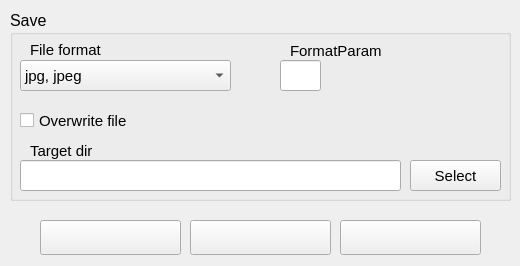
<?xml version="1.0" encoding="UTF-8"?>
<ui version="4.0">
 <class>kbvBatchWizardClass</class>
 <widget class="QDialog" name="kbvBatchWizardClass">
  <property name="windowModality">
   <enum>Qt::WindowModal</enum>
  </property>
  <property name="geometry">
   <rect>
    <x>0</x>
    <y>0</y>
    <width>520</width>
    <height>266</height>
   </rect>
  </property>
  <property name="sizePolicy">
   <sizepolicy hsizetype="Preferred" vsizetype="Preferred">
    <horstretch>0</horstretch>
    <verstretch>0</verstretch>
   </sizepolicy>
  </property>
  <property name="minimumSize">
   <size>
    <width>400</width>
    <height>200</height>
   </size>
  </property>
  <property name="windowTitle">
   <string notr="true"/>
  </property>
  <property name="toolTip">
   <string notr="true"/>
  </property>
  <property name="statusTip">
   <string notr="true"/>
  </property>
  <property name="whatsThis">
   <string notr="true"/>
  </property>
  <property name="accessibleName">
   <string notr="true"/>
  </property>
  <property name="accessibleDescription">
   <string notr="true"/>
  </property>
  <property name="windowFilePath">
   <string notr="true"/>
  </property>
  <property name="modal">
   <bool>false</bool>
  </property>
  <widget class="QPushButton" name="middleButton">
   <property name="geometry">
    <rect>
     <x>190</x>
     <y>220</y>
     <width>141</width>
     <height>35</height>
    </rect>
   </property>
   <property name="sizePolicy">
    <sizepolicy hsizetype="Minimum" vsizetype="Minimum">
     <horstretch>0</horstretch>
     <verstretch>0</verstretch>
    </sizepolicy>
   </property>
   <property name="minimumSize">
    <size>
     <width>91</width>
     <height>35</height>
    </size>
   </property>
   <property name="toolTip">
    <string notr="true"/>
   </property>
   <property name="statusTip">
    <string notr="true"/>
   </property>
   <property name="whatsThis">
    <string notr="true"/>
   </property>
   <property name="accessibleName">
    <string notr="true"/>
   </property>
   <property name="accessibleDescription">
    <string notr="true"/>
   </property>
   <property name="text">
    <string notr="true"/>
   </property>
   <property name="icon">
    <iconset resource="../res/editor.qrc">
     <normaloff>:/icons/button-cancel.png</normaloff>:/icons/button-cancel.png</iconset>
   </property>
   <property name="iconSize">
    <size>
     <width>22</width>
     <height>22</height>
    </size>
   </property>
   <property name="autoDefault">
    <bool>false</bool>
   </property>
  </widget>
  <widget class="QPushButton" name="rightButton">
   <property name="geometry">
    <rect>
     <x>340</x>
     <y>220</y>
     <width>141</width>
     <height>35</height>
    </rect>
   </property>
   <property name="sizePolicy">
    <sizepolicy hsizetype="Minimum" vsizetype="Minimum">
     <horstretch>0</horstretch>
     <verstretch>0</verstretch>
    </sizepolicy>
   </property>
   <property name="minimumSize">
    <size>
     <width>91</width>
     <height>35</height>
    </size>
   </property>
   <property name="toolTip">
    <string notr="true"/>
   </property>
   <property name="statusTip">
    <string notr="true"/>
   </property>
   <property name="whatsThis">
    <string notr="true"/>
   </property>
   <property name="accessibleName">
    <string notr="true"/>
   </property>
   <property name="accessibleDescription">
    <string notr="true"/>
   </property>
   <property name="text">
    <string notr="true"/>
   </property>
   <property name="icon">
    <iconset resource="../res/editor.qrc">
     <normaloff>:/icons/kbv-triangle-right.png</normaloff>:/icons/kbv-triangle-right.png</iconset>
   </property>
   <property name="iconSize">
    <size>
     <width>22</width>
     <height>22</height>
    </size>
   </property>
   <property name="shortcut">
    <string notr="true"/>
   </property>
   <property name="autoDefault">
    <bool>false</bool>
   </property>
   <property name="default">
    <bool>false</bool>
   </property>
  </widget>
  <widget class="QPushButton" name="leftButton">
   <property name="geometry">
    <rect>
     <x>40</x>
     <y>220</y>
     <width>141</width>
     <height>35</height>
    </rect>
   </property>
   <property name="sizePolicy">
    <sizepolicy hsizetype="Minimum" vsizetype="Minimum">
     <horstretch>0</horstretch>
     <verstretch>0</verstretch>
    </sizepolicy>
   </property>
   <property name="minimumSize">
    <size>
     <width>91</width>
     <height>35</height>
    </size>
   </property>
   <property name="toolTip">
    <string notr="true"/>
   </property>
   <property name="statusTip">
    <string notr="true"/>
   </property>
   <property name="whatsThis">
    <string notr="true"/>
   </property>
   <property name="accessibleName">
    <string notr="true"/>
   </property>
   <property name="accessibleDescription">
    <string notr="true"/>
   </property>
   <property name="text">
    <string notr="true"/>
   </property>
   <property name="icon">
    <iconset resource="../res/editor.qrc">
     <normaloff>:/icons/kbv-triangle-left.png</normaloff>:/icons/kbv-triangle-left.png</iconset>
   </property>
   <property name="iconSize">
    <size>
     <width>22</width>
     <height>22</height>
    </size>
   </property>
   <property name="autoDefault">
    <bool>false</bool>
   </property>
  </widget>
  <widget class="QStackedWidget" name="stackedWidget">
   <property name="geometry">
    <rect>
     <x>0</x>
     <y>0</y>
     <width>521</width>
     <height>211</height>
    </rect>
   </property>
   <property name="frameShadow">
    <enum>QFrame::Plain</enum>
   </property>
   <property name="currentIndex">
    <number>3</number>
   </property>
   <widget class="QWidget" name="pageRotate">
    <widget class="QGroupBox" name="groupRotate">
     <property name="geometry">
      <rect>
       <x>10</x>
       <y>10</y>
       <width>501</width>
       <height>201</height>
      </rect>
     </property>
     <property name="font">
      <font>
       <pointsize>12</pointsize>
      </font>
     </property>
     <property name="title">
      <string>Rotate</string>
     </property>
     <widget class="QRadioButton" name="buttonFlipVer">
      <property name="geometry">
       <rect>
        <x>40</x>
        <y>60</y>
        <width>191</width>
        <height>21</height>
       </rect>
      </property>
      <property name="font">
       <font>
        <pointsize>11</pointsize>
       </font>
      </property>
      <property name="text">
       <string>Flip vertical</string>
      </property>
      <property name="autoExclusive">
       <bool>false</bool>
      </property>
     </widget>
     <widget class="QRadioButton" name="buttonFlipHor">
      <property name="geometry">
       <rect>
        <x>40</x>
        <y>100</y>
        <width>191</width>
        <height>23</height>
       </rect>
      </property>
      <property name="font">
       <font>
        <pointsize>11</pointsize>
       </font>
      </property>
      <property name="text">
       <string>Flip horizontal</string>
      </property>
      <property name="autoExclusive">
       <bool>false</bool>
      </property>
     </widget>
     <widget class="QDial" name="dialRotate">
      <property name="geometry">
       <rect>
        <x>240</x>
        <y>50</y>
        <width>121</width>
        <height>121</height>
       </rect>
      </property>
      <property name="font">
       <font>
        <pointsize>11</pointsize>
       </font>
      </property>
      <property name="minimum">
       <number>-180</number>
      </property>
      <property name="maximum">
       <number>180</number>
      </property>
      <property name="pageStep">
       <number>90</number>
      </property>
      <property name="orientation">
       <enum>Qt::Horizontal</enum>
      </property>
      <property name="invertedAppearance">
       <bool>false</bool>
      </property>
      <property name="invertedControls">
       <bool>false</bool>
      </property>
      <property name="wrapping">
       <bool>true</bool>
      </property>
      <property name="notchTarget">
       <double>4.000000000000000</double>
      </property>
      <property name="notchesVisible">
       <bool>true</bool>
      </property>
     </widget>
     <widget class="QDoubleSpinBox" name="doubleSpinRotate">
      <property name="geometry">
       <rect>
        <x>400</x>
        <y>100</y>
        <width>71</width>
        <height>27</height>
       </rect>
      </property>
      <property name="font">
       <font>
        <pointsize>11</pointsize>
       </font>
      </property>
      <property name="alignment">
       <set>Qt::AlignRight|Qt::AlignTrailing|Qt::AlignVCenter</set>
      </property>
      <property name="accelerated">
       <bool>true</bool>
      </property>
      <property name="prefix">
       <string notr="true"/>
      </property>
      <property name="suffix">
       <string notr="true">°</string>
      </property>
      <property name="decimals">
       <number>1</number>
      </property>
      <property name="minimum">
       <double>-180.000000000000000</double>
      </property>
      <property name="maximum">
       <double>180.000000000000000</double>
      </property>
      <property name="singleStep">
       <double>0.100000000000000</double>
      </property>
      <property name="value">
       <double>0.000000000000000</double>
      </property>
     </widget>
     <widget class="QLabel" name="lblRotateLeft">
      <property name="geometry">
       <rect>
        <x>160</x>
        <y>30</y>
        <width>111</width>
        <height>21</height>
       </rect>
      </property>
      <property name="font">
       <font>
        <pointsize>11</pointsize>
       </font>
      </property>
      <property name="text">
       <string>left</string>
      </property>
      <property name="alignment">
       <set>Qt::AlignRight|Qt::AlignTrailing|Qt::AlignVCenter</set>
      </property>
     </widget>
     <widget class="QLabel" name="lblRotateRight">
      <property name="geometry">
       <rect>
        <x>330</x>
        <y>30</y>
        <width>111</width>
        <height>21</height>
       </rect>
      </property>
      <property name="font">
       <font>
        <pointsize>11</pointsize>
       </font>
      </property>
      <property name="text">
       <string>right</string>
      </property>
     </widget>
     <widget class="QLabel" name="lblFlipVer">
      <property name="geometry">
       <rect>
        <x>10</x>
        <y>50</y>
        <width>31</width>
        <height>41</height>
       </rect>
      </property>
      <property name="font">
       <font>
        <pointsize>11</pointsize>
       </font>
      </property>
      <property name="text">
       <string/>
      </property>
      <property name="pixmap">
       <pixmap resource="../res/editor.qrc">:/icons/object-flip-vertical.png</pixmap>
      </property>
     </widget>
     <widget class="QLabel" name="lblFlipHor">
      <property name="geometry">
       <rect>
        <x>10</x>
        <y>90</y>
        <width>31</width>
        <height>41</height>
       </rect>
      </property>
      <property name="font">
       <font>
        <pointsize>11</pointsize>
       </font>
      </property>
      <property name="text">
       <string/>
      </property>
      <property name="pixmap">
       <pixmap resource="../res/editor.qrc">:/icons/object-flip-horizontal.png</pixmap>
      </property>
     </widget>
     <widget class="QRadioButton" name="buttonRotateExif">
      <property name="geometry">
       <rect>
        <x>40</x>
        <y>140</y>
        <width>201</width>
        <height>23</height>
       </rect>
      </property>
      <property name="font">
       <font>
        <pointsize>11</pointsize>
       </font>
      </property>
      <property name="text">
       <string>Align by Exif rotation</string>
      </property>
      <property name="autoExclusive">
       <bool>false</bool>
      </property>
     </widget>
     <widget class="QLabel" name="lblRotateExif">
      <property name="geometry">
       <rect>
        <x>10</x>
        <y>130</y>
        <width>31</width>
        <height>41</height>
       </rect>
      </property>
      <property name="font">
       <font>
        <pointsize>11</pointsize>
       </font>
      </property>
      <property name="text">
       <string/>
      </property>
      <property name="pixmap">
       <pixmap resource="../res/editor.qrc">:/icons/object-rotate-180deg.png</pixmap>
      </property>
     </widget>
    </widget>
   </widget>
   <widget class="QWidget" name="pageTrim">
    <widget class="QGroupBox" name="groupTrim">
     <property name="geometry">
      <rect>
       <x>10</x>
       <y>10</y>
       <width>501</width>
       <height>201</height>
      </rect>
     </property>
     <property name="font">
      <font>
       <pointsize>12</pointsize>
      </font>
     </property>
     <property name="title">
      <string>Edge trimming</string>
     </property>
     <widget class="QLabel" name="lblTrimLeft">
      <property name="geometry">
       <rect>
        <x>20</x>
        <y>70</y>
        <width>211</width>
        <height>27</height>
       </rect>
      </property>
      <property name="font">
       <font>
        <pointsize>11</pointsize>
       </font>
      </property>
      <property name="text">
       <string>Trim left edge</string>
      </property>
      <property name="alignment">
       <set>Qt::AlignRight|Qt::AlignTrailing|Qt::AlignVCenter</set>
      </property>
     </widget>
     <widget class="QSpinBox" name="spinTrimLeft">
      <property name="geometry">
       <rect>
        <x>250</x>
        <y>70</y>
        <width>101</width>
        <height>27</height>
       </rect>
      </property>
      <property name="font">
       <font>
        <pointsize>11</pointsize>
       </font>
      </property>
      <property name="alignment">
       <set>Qt::AlignRight|Qt::AlignTrailing|Qt::AlignVCenter</set>
      </property>
      <property name="accelerated">
       <bool>true</bool>
      </property>
      <property name="suffix">
       <string notr="true"> px</string>
      </property>
      <property name="prefix">
       <string notr="true"/>
      </property>
      <property name="maximum">
       <number>99999</number>
      </property>
     </widget>
     <widget class="QLabel" name="lblTrimRight">
      <property name="geometry">
       <rect>
        <x>20</x>
        <y>150</y>
        <width>211</width>
        <height>27</height>
       </rect>
      </property>
      <property name="font">
       <font>
        <pointsize>11</pointsize>
       </font>
      </property>
      <property name="text">
       <string>Trim right edge</string>
      </property>
      <property name="alignment">
       <set>Qt::AlignRight|Qt::AlignTrailing|Qt::AlignVCenter</set>
      </property>
     </widget>
     <widget class="QSpinBox" name="spinTrimRight">
      <property name="geometry">
       <rect>
        <x>250</x>
        <y>150</y>
        <width>101</width>
        <height>27</height>
       </rect>
      </property>
      <property name="font">
       <font>
        <pointsize>11</pointsize>
       </font>
      </property>
      <property name="alignment">
       <set>Qt::AlignRight|Qt::AlignTrailing|Qt::AlignVCenter</set>
      </property>
      <property name="accelerated">
       <bool>true</bool>
      </property>
      <property name="suffix">
       <string> px</string>
      </property>
      <property name="prefix">
       <string notr="true"/>
      </property>
      <property name="maximum">
       <number>99999</number>
      </property>
      <property name="value">
       <number>0</number>
      </property>
     </widget>
     <widget class="QLabel" name="lblTrimTop">
      <property name="geometry">
       <rect>
        <x>20</x>
        <y>30</y>
        <width>211</width>
        <height>27</height>
       </rect>
      </property>
      <property name="font">
       <font>
        <pointsize>11</pointsize>
       </font>
      </property>
      <property name="text">
       <string>Trim top edge</string>
      </property>
      <property name="alignment">
       <set>Qt::AlignRight|Qt::AlignTrailing|Qt::AlignVCenter</set>
      </property>
     </widget>
     <widget class="QLabel" name="lblTrimBottom">
      <property name="geometry">
       <rect>
        <x>20</x>
        <y>110</y>
        <width>211</width>
        <height>27</height>
       </rect>
      </property>
      <property name="font">
       <font>
        <pointsize>11</pointsize>
       </font>
      </property>
      <property name="text">
       <string>Trim bottom edge</string>
      </property>
      <property name="alignment">
       <set>Qt::AlignRight|Qt::AlignTrailing|Qt::AlignVCenter</set>
      </property>
     </widget>
     <widget class="QSpinBox" name="spinTrimtop">
      <property name="geometry">
       <rect>
        <x>250</x>
        <y>30</y>
        <width>101</width>
        <height>27</height>
       </rect>
      </property>
      <property name="font">
       <font>
        <pointsize>11</pointsize>
       </font>
      </property>
      <property name="alignment">
       <set>Qt::AlignRight|Qt::AlignTrailing|Qt::AlignVCenter</set>
      </property>
      <property name="accelerated">
       <bool>true</bool>
      </property>
      <property name="suffix">
       <string notr="true"> px</string>
      </property>
      <property name="prefix">
       <string notr="true"/>
      </property>
      <property name="maximum">
       <number>99999</number>
      </property>
     </widget>
     <widget class="QSpinBox" name="spinTrimBottom">
      <property name="geometry">
       <rect>
        <x>250</x>
        <y>110</y>
        <width>101</width>
        <height>27</height>
       </rect>
      </property>
      <property name="font">
       <font>
        <pointsize>11</pointsize>
       </font>
      </property>
      <property name="alignment">
       <set>Qt::AlignRight|Qt::AlignTrailing|Qt::AlignVCenter</set>
      </property>
      <property name="accelerated">
       <bool>true</bool>
      </property>
      <property name="suffix">
       <string notr="true"> px</string>
      </property>
      <property name="prefix">
       <string notr="true"/>
      </property>
      <property name="maximum">
       <number>99999</number>
      </property>
     </widget>
    </widget>
   </widget>
   <widget class="QWidget" name="pageResize">
    <widget class="QGroupBox" name="groupResize">
     <property name="geometry">
      <rect>
       <x>10</x>
       <y>10</y>
       <width>501</width>
       <height>201</height>
      </rect>
     </property>
     <property name="font">
      <font>
       <pointsize>12</pointsize>
      </font>
     </property>
     <property name="toolTip">
      <string>The aspect ratio will be kept in each case.
The minimal image size must be more than 10 pixels in one direction .</string>
     </property>
     <property name="title">
      <string>Resize</string>
     </property>
     <property name="flat">
      <bool>false</bool>
     </property>
     <widget class="QDoubleSpinBox" name="spinPercent">
      <property name="geometry">
       <rect>
        <x>260</x>
        <y>160</y>
        <width>101</width>
        <height>27</height>
       </rect>
      </property>
      <property name="font">
       <font>
        <pointsize>11</pointsize>
       </font>
      </property>
      <property name="layoutDirection">
       <enum>Qt::LeftToRight</enum>
      </property>
      <property name="alignment">
       <set>Qt::AlignRight|Qt::AlignTrailing|Qt::AlignVCenter</set>
      </property>
      <property name="accelerated">
       <bool>true</bool>
      </property>
      <property name="prefix">
       <string notr="true"/>
      </property>
      <property name="suffix">
       <string notr="true"> %</string>
      </property>
      <property name="decimals">
       <number>1</number>
      </property>
      <property name="maximum">
       <double>10000.000000000000000</double>
      </property>
      <property name="singleStep">
       <double>0.100000000000000</double>
      </property>
      <property name="value">
       <double>0.000000000000000</double>
      </property>
     </widget>
     <widget class="QLabel" name="lblHeight">
      <property name="geometry">
       <rect>
        <x>10</x>
        <y>30</y>
        <width>481</width>
        <height>41</height>
       </rect>
      </property>
      <property name="font">
       <font>
        <pointsize>11</pointsize>
       </font>
      </property>
      <property name="cursor">
       <cursorShape>ArrowCursor</cursorShape>
      </property>
      <property name="toolTip">
       <string/>
      </property>
      <property name="text">
       <string>Resize to desired width or height or to a percentage of original image.</string>
      </property>
      <property name="alignment">
       <set>Qt::AlignLeading|Qt::AlignLeft|Qt::AlignVCenter</set>
      </property>
      <property name="wordWrap">
       <bool>true</bool>
      </property>
     </widget>
     <widget class="QSpinBox" name="spinHeightPixels">
      <property name="geometry">
       <rect>
        <x>260</x>
        <y>80</y>
        <width>101</width>
        <height>26</height>
       </rect>
      </property>
      <property name="font">
       <font>
        <pointsize>11</pointsize>
       </font>
      </property>
      <property name="alignment">
       <set>Qt::AlignRight|Qt::AlignTrailing|Qt::AlignVCenter</set>
      </property>
      <property name="accelerated">
       <bool>true</bool>
      </property>
      <property name="suffix">
       <string notr="true"> px</string>
      </property>
      <property name="prefix">
       <string notr="true"/>
      </property>
      <property name="maximum">
       <number>99999</number>
      </property>
     </widget>
     <widget class="QSpinBox" name="spinWidthPixels">
      <property name="geometry">
       <rect>
        <x>260</x>
        <y>120</y>
        <width>101</width>
        <height>27</height>
       </rect>
      </property>
      <property name="font">
       <font>
        <pointsize>11</pointsize>
       </font>
      </property>
      <property name="alignment">
       <set>Qt::AlignRight|Qt::AlignTrailing|Qt::AlignVCenter</set>
      </property>
      <property name="accelerated">
       <bool>true</bool>
      </property>
      <property name="suffix">
       <string notr="true"> px</string>
      </property>
      <property name="prefix">
       <string notr="true"/>
      </property>
      <property name="maximum">
       <number>99999</number>
      </property>
     </widget>
     <widget class="QLabel" name="label">
      <property name="geometry">
       <rect>
        <x>10</x>
        <y>81</y>
        <width>231</width>
        <height>27</height>
       </rect>
      </property>
      <property name="font">
       <font>
        <pointsize>11</pointsize>
       </font>
      </property>
      <property name="text">
       <string>Resize to height</string>
      </property>
      <property name="alignment">
       <set>Qt::AlignRight|Qt::AlignTrailing|Qt::AlignVCenter</set>
      </property>
     </widget>
     <widget class="QLabel" name="label_2">
      <property name="geometry">
       <rect>
        <x>10</x>
        <y>121</y>
        <width>231</width>
        <height>27</height>
       </rect>
      </property>
      <property name="font">
       <font>
        <pointsize>11</pointsize>
       </font>
      </property>
      <property name="text">
       <string>Resize to width</string>
      </property>
      <property name="alignment">
       <set>Qt::AlignRight|Qt::AlignTrailing|Qt::AlignVCenter</set>
      </property>
     </widget>
     <widget class="QLabel" name="label_3">
      <property name="geometry">
       <rect>
        <x>10</x>
        <y>160</y>
        <width>231</width>
        <height>27</height>
       </rect>
      </property>
      <property name="font">
       <font>
        <pointsize>11</pointsize>
       </font>
      </property>
      <property name="text">
       <string>Resize to percentage</string>
      </property>
      <property name="alignment">
       <set>Qt::AlignRight|Qt::AlignTrailing|Qt::AlignVCenter</set>
      </property>
     </widget>
    </widget>
   </widget>
   <widget class="QWidget" name="pageSave">
    <widget class="QGroupBox" name="groupSave">
     <property name="geometry">
      <rect>
       <x>10</x>
       <y>10</y>
       <width>501</width>
       <height>191</height>
      </rect>
     </property>
     <property name="font">
      <font>
       <pointsize>12</pointsize>
      </font>
     </property>
     <property name="title">
      <string>Save</string>
     </property>
     <widget class="QLabel" name="lblFormat">
      <property name="geometry">
       <rect>
        <x>20</x>
        <y>30</y>
        <width>201</width>
        <height>20</height>
       </rect>
      </property>
      <property name="font">
       <font>
        <pointsize>11</pointsize>
       </font>
      </property>
      <property name="text">
       <string>File format</string>
      </property>
      <property name="alignment">
       <set>Qt::AlignLeading|Qt::AlignLeft|Qt::AlignVCenter</set>
      </property>
     </widget>
     <widget class="QLabel" name="lblExecDir">
      <property name="geometry">
       <rect>
        <x>20</x>
        <y>130</y>
        <width>361</width>
        <height>21</height>
       </rect>
      </property>
      <property name="font">
       <font>
        <pointsize>11</pointsize>
       </font>
      </property>
      <property name="layoutDirection">
       <enum>Qt::LeftToRight</enum>
      </property>
      <property name="text">
       <string>Target dir</string>
      </property>
      <property name="textFormat">
       <enum>Qt::AutoText</enum>
      </property>
      <property name="alignment">
       <set>Qt::AlignLeading|Qt::AlignLeft|Qt::AlignVCenter</set>
      </property>
      <property name="wordWrap">
       <bool>true</bool>
      </property>
     </widget>
     <widget class="QPushButton" name="buttonSelect">
      <property name="geometry">
       <rect>
        <x>400</x>
        <y>150</y>
        <width>91</width>
        <height>31</height>
       </rect>
      </property>
      <property name="sizePolicy">
       <sizepolicy hsizetype="Minimum" vsizetype="Minimum">
        <horstretch>0</horstretch>
        <verstretch>0</verstretch>
       </sizepolicy>
      </property>
      <property name="minimumSize">
       <size>
        <width>71</width>
        <height>25</height>
       </size>
      </property>
      <property name="font">
       <font>
        <pointsize>11</pointsize>
       </font>
      </property>
      <property name="toolTip">
       <string notr="true"/>
      </property>
      <property name="statusTip">
       <string notr="true"/>
      </property>
      <property name="whatsThis">
       <string notr="true"/>
      </property>
      <property name="accessibleName">
       <string notr="true"/>
      </property>
      <property name="accessibleDescription">
       <string notr="true"/>
      </property>
      <property name="text">
       <string>Select</string>
      </property>
      <property name="iconSize">
       <size>
        <width>22</width>
        <height>22</height>
       </size>
      </property>
      <property name="autoDefault">
       <bool>false</bool>
      </property>
     </widget>
     <widget class="QLineEdit" name="editTargetDir">
      <property name="geometry">
       <rect>
        <x>10</x>
        <y>150</y>
        <width>381</width>
        <height>31</height>
       </rect>
      </property>
      <property name="alignment">
       <set>Qt::AlignRight|Qt::AlignTrailing|Qt::AlignVCenter</set>
      </property>
     </widget>
     <widget class="QComboBox" name="comboFileFormat">
      <property name="geometry">
       <rect>
        <x>10</x>
        <y>50</y>
        <width>211</width>
        <height>31</height>
       </rect>
      </property>
      <property name="font">
       <font>
        <pointsize>11</pointsize>
       </font>
      </property>
      <property name="layoutDirection">
       <enum>Qt::LeftToRight</enum>
      </property>
      <property name="currentText">
       <string notr="true">jpg, jpeg</string>
      </property>
      <property name="maxCount">
       <number>10</number>
      </property>
      <property name="minimumContentsLength">
       <number>1</number>
      </property>
      <item>
       <property name="text">
        <string>jpg, jpeg</string>
       </property>
      </item>
      <item>
       <property name="text">
        <string>png</string>
       </property>
      </item>
      <item>
       <property name="text">
        <string>tif, tiff</string>
       </property>
      </item>
     </widget>
     <widget class="QCheckBox" name="checkOverwrite">
      <property name="geometry">
       <rect>
        <x>10</x>
        <y>100</y>
        <width>261</width>
        <height>21</height>
       </rect>
      </property>
      <property name="font">
       <font>
        <pointsize>11</pointsize>
       </font>
      </property>
      <property name="layoutDirection">
       <enum>Qt::LeftToRight</enum>
      </property>
      <property name="text">
       <string>Overwrite file</string>
      </property>
      <property name="checked">
       <bool>false</bool>
      </property>
     </widget>
     <widget class="QLabel" name="lblFormatParam">
      <property name="geometry">
       <rect>
        <x>280</x>
        <y>31</y>
        <width>201</width>
        <height>20</height>
       </rect>
      </property>
      <property name="font">
       <font>
        <pointsize>11</pointsize>
       </font>
      </property>
      <property name="text">
       <string>FormatParam</string>
      </property>
     </widget>
     <widget class="QLineEdit" name="editFormatParam">
      <property name="geometry">
       <rect>
        <x>270</x>
        <y>50</y>
        <width>41</width>
        <height>31</height>
       </rect>
      </property>
      <property name="font">
       <font>
        <pointsize>11</pointsize>
       </font>
      </property>
      <property name="text">
       <string/>
      </property>
      <property name="alignment">
       <set>Qt::AlignCenter</set>
      </property>
     </widget>
    </widget>
   </widget>
   <widget class="QWidget" name="pageExecute">
    <property name="font">
     <font>
      <pointsize>12</pointsize>
     </font>
    </property>
    <widget class="QGroupBox" name="groupExecute">
     <property name="geometry">
      <rect>
       <x>10</x>
       <y>10</y>
       <width>501</width>
       <height>201</height>
      </rect>
     </property>
     <property name="title">
      <string>Execute</string>
     </property>
     <widget class="QLabel" name="lblExecStart">
      <property name="geometry">
       <rect>
        <x>60</x>
        <y>90</y>
        <width>111</width>
        <height>41</height>
       </rect>
      </property>
      <property name="font">
       <font>
        <pointsize>11</pointsize>
       </font>
      </property>
      <property name="text">
       <string>Perform</string>
      </property>
      <property name="textFormat">
       <enum>Qt::AutoText</enum>
      </property>
      <property name="alignment">
       <set>Qt::AlignRight|Qt::AlignTrailing|Qt::AlignVCenter</set>
      </property>
      <property name="wordWrap">
       <bool>true</bool>
      </property>
     </widget>
     <widget class="QPushButton" name="buttonStart">
      <property name="geometry">
       <rect>
        <x>200</x>
        <y>90</y>
        <width>111</width>
        <height>41</height>
       </rect>
      </property>
      <property name="sizePolicy">
       <sizepolicy hsizetype="Minimum" vsizetype="Minimum">
        <horstretch>0</horstretch>
        <verstretch>0</verstretch>
       </sizepolicy>
      </property>
      <property name="minimumSize">
       <size>
        <width>71</width>
        <height>25</height>
       </size>
      </property>
      <property name="font">
       <font>
        <pointsize>11</pointsize>
       </font>
      </property>
      <property name="toolTip">
       <string notr="true"/>
      </property>
      <property name="statusTip">
       <string notr="true"/>
      </property>
      <property name="whatsThis">
       <string notr="true"/>
      </property>
      <property name="accessibleName">
       <string notr="true"/>
      </property>
      <property name="accessibleDescription">
       <string notr="true"/>
      </property>
      <property name="text">
       <string>Start</string>
      </property>
      <property name="iconSize">
       <size>
        <width>22</width>
        <height>22</height>
       </size>
      </property>
      <property name="autoDefault">
       <bool>false</bool>
      </property>
     </widget>
    </widget>
   </widget>
  </widget>
 </widget>
 <layoutdefault spacing="6" margin="11"/>
 <tabstops>
  <tabstop>buttonFlipVer</tabstop>
  <tabstop>buttonFlipHor</tabstop>
  <tabstop>dialRotate</tabstop>
  <tabstop>doubleSpinRotate</tabstop>
  <tabstop>spinTrimtop</tabstop>
  <tabstop>spinTrimLeft</tabstop>
  <tabstop>spinTrimBottom</tabstop>
  <tabstop>spinTrimRight</tabstop>
  <tabstop>spinHeightPixels</tabstop>
  <tabstop>spinWidthPixels</tabstop>
  <tabstop>spinPercent</tabstop>
  <tabstop>comboFileFormat</tabstop>
  <tabstop>buttonSelect</tabstop>
  <tabstop>editTargetDir</tabstop>
  <tabstop>leftButton</tabstop>
  <tabstop>middleButton</tabstop>
  <tabstop>rightButton</tabstop>
 </tabstops>
 <resources>
  <include location="../res/editor.qrc"/>
 </resources>
 <connections/>
</ui>
